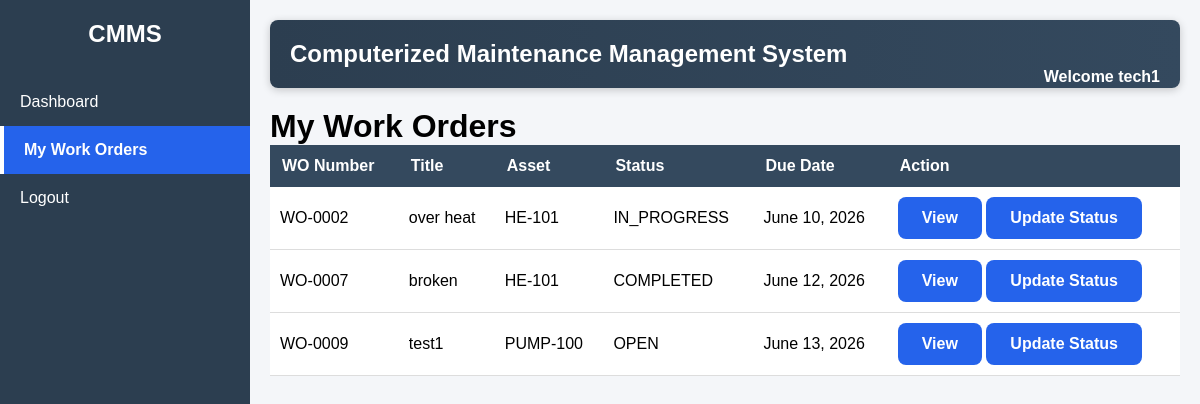
/workorders/my-work-orders/ (signed in), run on an earlier commit of the app's database.
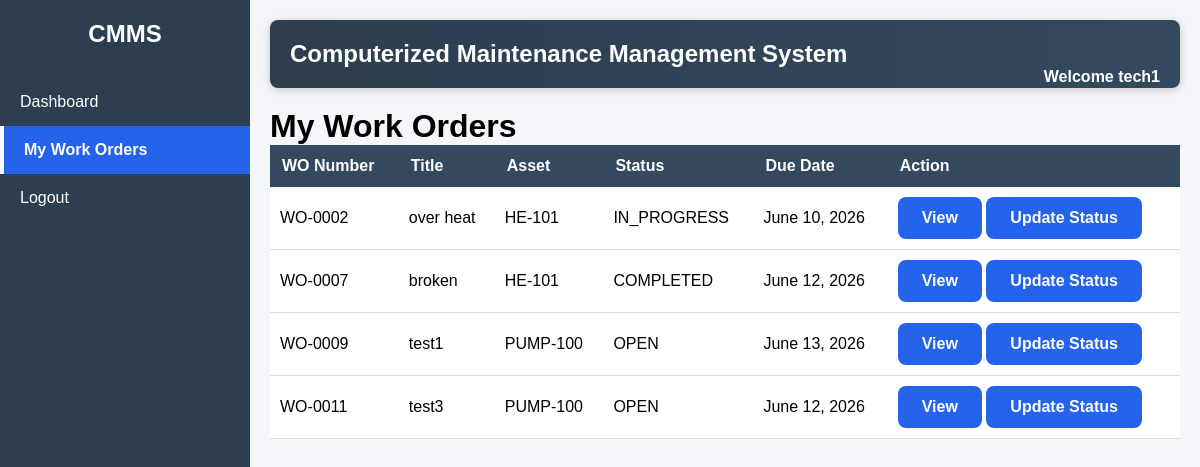
And on a later commit of the database.
### workorders/models.py (models this page shows, shortened)
class WorkOrder(models.Model):
    STATUS_CHOICES = [
        ('OPEN', 'Open'),
        ('IN_PROGRESS', 'In Progress'),
        ('COMPLETED', 'Completed'),
    ]
    work_order_number = models.CharField(
        max_length=20,
        unique=True,
        blank=True
    )
    title = models.CharField(
        max_length=200
    )
    description = models.TextField()
    asset = models.ForeignKey(
        Asset,
        on_delete=models.CASCADE
    )
    status = models.CharField(
        max_length=20,
        choices=STATUS_CHOICES,
        default='OPEN'
    )
    created_date = models.DateField(
        auto_now_add=True
    )
    updated_date = models.DateTimeField(
        auto_now=True
    )
    assigned_to = models.ForeignKey(
        User,
        on_delete=models.SET_NULL,
        null=True,
        blank=True,
        related_name='assigned_work_orders'
    )
    due_date = models.DateField(
        null=True,
        blank=True
    )

### assets/models.py (models this page shows, shortened)
class Asset(models.Model):
    STATUS_CHOICES = [
        ('ACTIVE', 'Active'),
        ('INACTIVE', 'Inactive'),
        ('UNDER_MAINTENANCE', 'Under Maintenance'),
    ]
    CRITICALITY_CHOICES = [
        ('LOW', 'Low'),
        ('MEDIUM', 'Medium'),
        ('HIGH', 'High'),
    ]
    asset_code = models.CharField(max_length=50, unique=True)
    name = models.CharField(max_length=200)
    installation_date = models.DateField()
    status = models.CharField(
        max_length=20,
        choices=STATUS_CHOICES,
        default='ACTIVE'
    )
    criticality = models.CharField(
        max_length=10,
        choices=CRITICALITY_CHOICES,
        default='MEDIUM'
    )
    created_at = models.DateTimeField(auto_now_add=True)
    updated_at = models.DateTimeField(auto_now=True)

### workorders/views.py (the view)
# urls.py: path('my-work-orders/',my_work_orders,name='my_work_orders'),
@login_required
@user_passes_test(is_technician)
def my_work_orders(request):
    work_orders = get_work_orders_for_technician(
        request.user
    )
    return render(
        request,
        'workorders/my_work_orders.html',
        {
            'work_orders': work_orders,
            'current_page': 'myworkorders',
        }
    )

### accounts/context_processors.py (called while the page is built)
def user_roles(request):
    if not request.user.is_authenticated:
        return {}
    return {
        'is_admin': is_admin(request.user),
        'is_manager': is_manager(request.user),
        'is_technician': is_technician(request.user),
        'is_admin_or_manager': is_admin_or_manager(request.user),
    }

### accounts/permissions.py (called while the page is built)
def is_admin(user):
    return user.groups.filter(name='Admin').exists()

def is_manager(user):
    return user.groups.filter(name='Manager').exists()

def is_technician(user):
    return user.groups.filter(name='Technician').exists()

def is_admin_or_manager(user):
    return (
        is_admin(user)
        or
        is_manager(user)
    )

### workorders/services.py (called while the page is built)
def get_work_orders_for_technician(user):
    return WorkOrder.objects.filter(
        assigned_to=user
    )

### templates/workorders/my_work_orders.html
{% extends 'base.html' %}
{% block content %}
<h1>My Work Orders</h1>
<table>
    <tr>
        <th>WO Number</th>
        <th>Title</th>
        <th>Asset</th>
        <th>Status</th>
        <th>Due Date</th>
        <th>Action</th>
    </tr>
    {% for work_order in work_orders %}
    <tr>
        <td>{{ work_order.work_order_number }}</td>
        <td>{{ work_order.title }}</td>
        <td>{{ work_order.asset.asset_code }}</td>
        <td>{{ work_order.status }}</td>
        <td>{{ work_order.due_date }}</td>
        <td>
            <a href="{% url 'work_order_detail' work_order.id %}"
               class="action-btn">
                View
            </a>
            <a href="{% url 'update_work_order_status' work_order.id %}"
                class="action-btn">
                Update Status
            </a>
        </td>
    </tr>
    {% empty %}
    <tr>
        <td colspan="6">
            No work orders assigned.
        </td>
    </tr>
    {% endfor %}
</table>
{% endblock %}

What changed in the data, as far as the page shows it:
added WorkOrder: work_order_number "WO-0011", title "test3", asset.asset_code "PUMP-100", status "OPEN", due_date "June 12, 2026"
